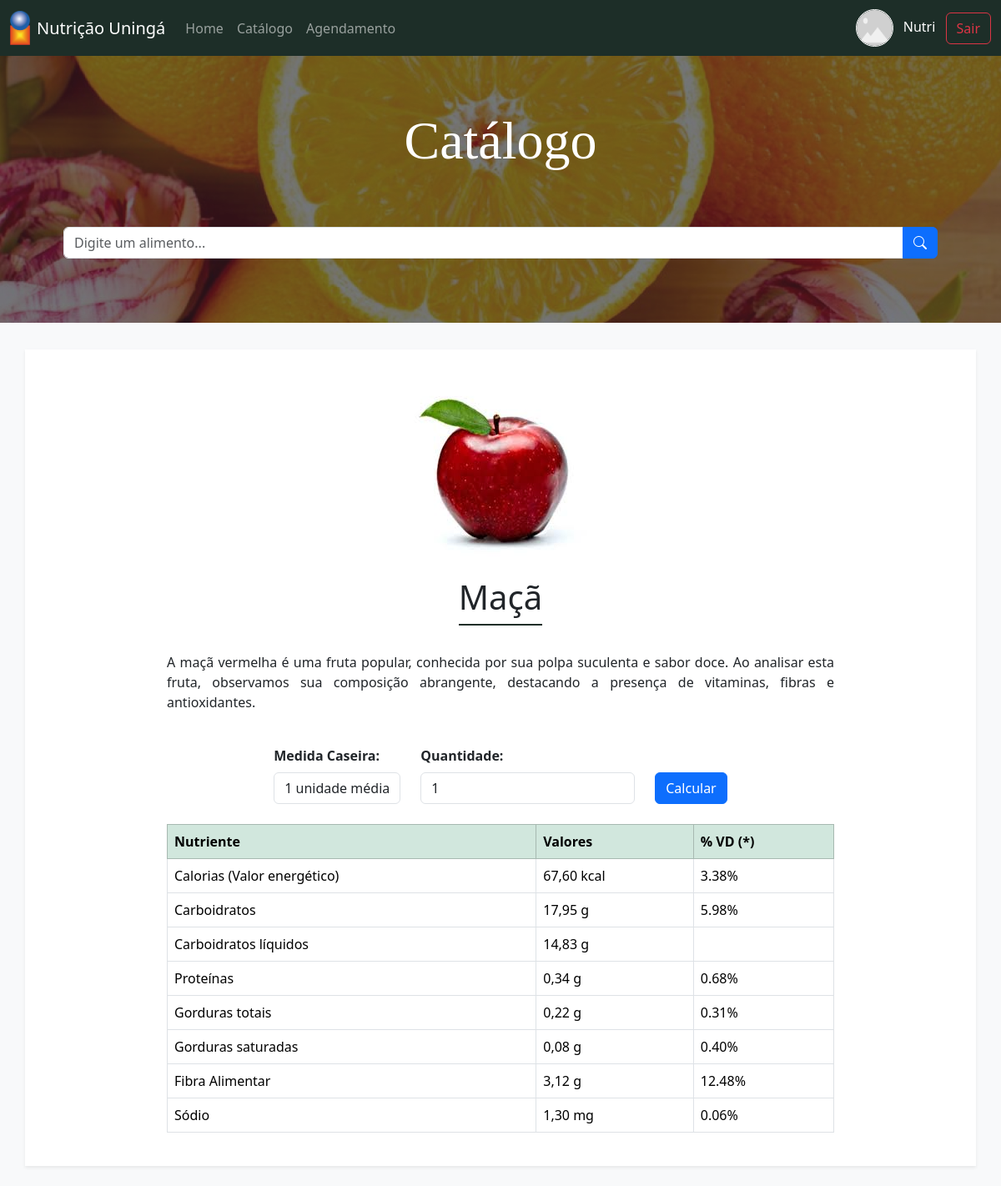
The app's page /catalogo/2/ (signed in) with its own data.
### login/models.py (models this page shows, shortened)
class User(AbstractUser):
    is_cliente = models.BooleanField(default=False)
    is_nutricionista = models.BooleanField(default=False)
    username = models.CharField(unique=True, max_length=50, null=True, blank=True)
    email = models.EmailField(unique=True)
    foto = models.ImageField(null=True, blank=True, upload_to="foto_usuario/")
    data_nascimento = models.DateField(null=False, blank=False, default='2000-01-01')
    USERNAME_FIELD = 'email'
    REQUIRED_FIELDS = ['username', 'first_name', 'last_name']
    class Meta:
        verbose_name = 'Usuario'
        verbose_name_plural = 'Usuarios'
        permissions = [
            ("cliente", "Pode visitar sua pagina de cliente"),
            ("nutricionista", "Pode visitar sua pagina de nutricionista"),
        ]

### catalogo/models.py (models this page shows, shortened)
class Alimento(models.Model):
    nome = models.CharField(max_length=150, null=False, unique=True)
    medida_caseira = models.CharField(max_length=100, null=False, blank=False, default="gramas")
    quantidade_gml = models.FloatField(null=False, default=100)
    imagem = models.ImageField(null=True, blank=True, upload_to="imagem__alimento/")
    descricao = models.TextField(null=True)
    calorias = models.DecimalField(
        max_digits=6,
        decimal_places=2,
        validators=[MinValueValidator(0)],
        default=0
    )
    carboidratos = models.DecimalField(
        max_digits=6,
        decimal_places=2,
        validators=[MinValueValidator(0)],
        default=0,
    )
    carboidratos_liquidos = models.DecimalField(
        max_digits=6,
        decimal_places=2,
        validators=[MinValueValidator(0)],
        default=0,
    )
    proteinas = models.DecimalField(
        max_digits=6,
        decimal_places=2,
        validators=[MinValueValidator(0)],
        default=0
    )
    gorduras_totais = models.DecimalField(
        max_digits=6,
        decimal_places=2,
        validators=[MinValueValidator(0)],
        default=0
    )
    gorduras_saturadas = models.DecimalField(
        max_digits=6,
        decimal_places=2,
        validators=[MinValueValidator(0)],
        default=0
    )
    fibra_alimentar = models.DecimalField(
        max_digits=6,
        decimal_places=2,
        validators=[MinValueValidator(0)],
        default=0
    )
    sodio = models.DecimalField(
        max_digits=6,
        decimal_places=2,
        validators=[MinValueValidator(0)],
        default=0
    )
    class Meta:
        verbose_name = "Alimento"
        verbose_name_plural = "Alimentos"

### catalogo/views.py (the view)
# urls.py: path('catalogo/<int:id>/', views.alimento, name='alimento'),
def alimento(request, id):
    alimento = Alimento.objects.get(id = id)
    return render(request, 'catalogo/alimento.html', {'alimento': alimento})

### catalogo/templates/catalogo/alimento.html (shortened to what this page needs)
{% extends "base.html" %}
{% load static %}
{% block styles %}
    <link rel="stylesheet" href="{% static "css/catalogo/catalogo.css" %}">
    <link rel="stylesheet" href="{% static "css/catalogo/alimento.css" %}">
{% endblock styles %}
{% block conteudo %}
    <main>
        {% include "partials/catalogo/pesquisa.html" %}
        <section class="container bg-white d-flex flex-column justify-content-center align-items-center shadow-sm gap-4 py-4 my-4">
            {% if alimento.imagem %}
                <img
                    class="imagem-alimento"
                    src="{{ alimento.imagem.url }}"
                    alt="imagem de {{alimento.nome}}">
            {% else %}
                <img
                    class="imagem-alimento"
                    src="{% static "img/placeholder.png" %}"
                    alt="Placeholder">
            {% endif %}
            <h1 class="titulo">{{alimento.nome}}</h1>
            <p class="descricao">{{alimento.descricao}}</p>
            <form class="d-flex justify-content-center align-items-center gap-4" action="">
                <div>
                    <label for="medida" class="form-label fw-bold">Medida Caseira:</label>
                    <span class="form-control">{{alimento.medida_caseira}}</span>
                </div>
                <div>
                    <label class="form-label fw-bold">Quantidade:</label>
                    <input type="number" class="form-control" name="quantidade" id="quantidade" value="1">
                </div>
                <button class="btn btn-primary" type="button" style="margin-top: 1.95rem;" onclick="calcularNutrientes()">Calcular</button>
            </form>
            {% include "partials/catalogo/tabela_nutricional.html" %}
        </section>
    </main>
{% endblock conteudo %}

### catalogo/templates/partials/usuario.html
{% load static %}
{% if user.is_authenticated %}
    <div class="text-end">
        {% if user.is_cliente %}
            <a class="text-white mx-2 text-decoration-none" href="{% url 'pagina_cliente' %}">
                {% if user.foto %}
                    <img
                        class="imagem-usuario mx-2"
                        src="{{user.foto.url}}"
                        alt="foto de {{user.first_name}}"
                    >
                {% else %}
                    <img
                        class="imagem-usuario mx-2"
                        src="{% static "img/placeholder.png" %}"
                        alt="Placeholder"
                    >
                {% endif %}
                <span>{{user.first_name}}</span>
            </a>
        {% elif user.is_nutricionista or user.is_superuser %}
            <a class="text-white mx-2 text-decoration-none" href="{% url 'pagina_nutricionista' %}">
                {% if user.foto %}
                    <img
                        class="imagem-usuario mx-2"
                        src="{{user.foto.url}}"
                        alt="foto de {{user.first_name}}"
                    >
                {% else %}
                    <img
                        class="imagem-usuario mx-2"
                        src="{% static "img/placeholder.png" %}"
                        alt="Placeholder"
                    >
                {% endif %}
                <span>{{user.first_name}}</span>
            </a>
        {% endif %}
        <a class="btn btn-outline-danger" href="{% url 'logout' %}">
            Sair
        </a>
    </div>
{% else %}
    <div class="text-end">
        <a class="btn btn-outline-light" href="{% url "tipo_login" %}">Entrar</a>
    </div>
{% endif %}

### catalogo/static/css/style.css (style rules this page uses)
:root { --cor-primaria: #1d2e28; --fonte-titulo: "Arvo", serif; }

### catalogo/static/css/header.css (style rules this page uses)
.imagem-usuario { width: 2.8rem; height: 2.8rem; border-radius: 50%; border: 1px solid white; }

### catalogo/static/css/catalogo/catalogo.css (style rules this page uses)
.section h1, form { z-index: 100; }

### catalogo/static/css/catalogo/alimento.css (style rules this page uses)
.imagem-alimento { max-width: 30rem; }
.titulo { border-bottom: 2px solid var(--cor-primaria); padding-bottom: .5rem; }
.descricao { max-width: 50rem; text-align: justify; }

### records on screen
User: first_name "Nutri"
Alimento: imagem (picture), nome "Maçã", descricao "A maçã vermelha é uma fruta popular, conhecida por sua polpa suculenta e sabor doce. Ao analisar esta fruta, observamos sua composição abrangente, destacando a presença de vitaminas, fibras e antioxidantes.", medida_caseira "1 unidade média"
